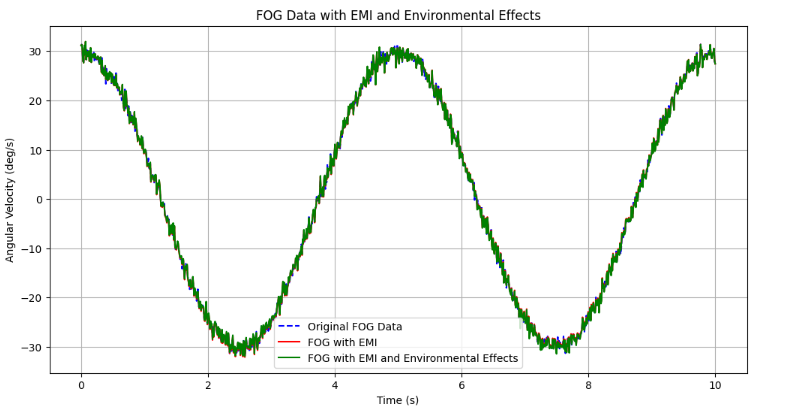

Source code (Python):
# Add dynamic EMI noise
emi_noise = np.random.normal(0, 0.5, size=time.shape)  # EMI with standard deviation 0.5
fog_with_emi = fog_z + emi_noise

# Add temperature-based noise to simulate environmental effects
temperature_effect = 0.2 * np.sin(2 * np.pi * 0.1 * time)  # Sine wave to simulate temperature variation
fog_with_environment = fog_with_emi + temperature_effect

# Plot FOG data with EMI and environmental effects
plt.figure(figsize=(12, 6))

# Raw FOG data
plt.plot(time, fog_z, label="Original FOG Data", linestyle="--", color="blue")

# FOG data with EMI
plt.plot(time, fog_with_emi, label="FOG with EMI", color="red")

# FOG data with EMI and environmental effects
plt.plot(time, fog_with_environment, label="FOG with EMI and Environmental Effects", color="green")

plt.title("FOG Data with EMI and Environmental Effects")
plt.xlabel("Time (s)")
plt.ylabel("Angular Velocity (deg/s)")
plt.legend()
plt.grid()
plt.show()
